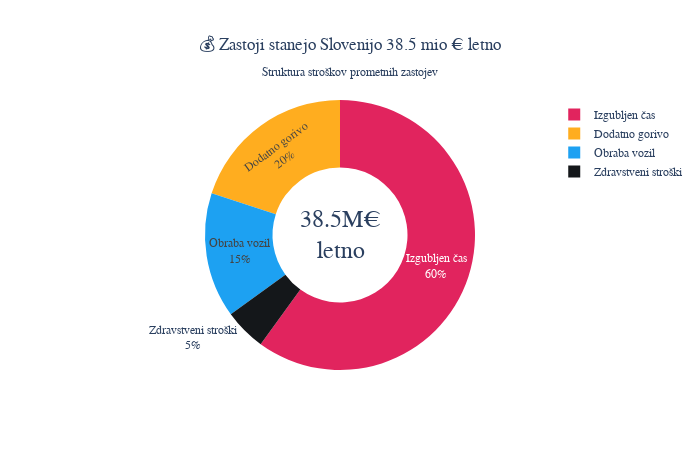

Write notebook code for a chart like this one.
### Markdown cell above
## 6. Ekonomski vpliv 💶

### Code cell
# Ekonomski vpliv - TWITTER VIZUALIZACIJA 7
vrednost_casa = 15  # EUR/uro
povp_zastoj_na_nesreco = 780  # vozilo-ur
letne_nesrece = len(incident_df) / 5

letni_stroski = letne_nesrece * povp_zastoj_na_nesreco * vrednost_casa
stroski_na_voznika = letni_stroski / 500000  # približno toliko aktivnih voznikov

# Tortni diagram stroškov
kategorije = ['Izgubljen čas', 'Dodatno gorivo', 'Obraba vozil', 'Zdravstveni stroški']
vrednosti = [letni_stroski * 0.6, letni_stroski * 0.2, letni_stroski * 0.15, letni_stroski * 0.05]

fig = go.Figure(data=[go.Pie(
    labels=kategorije,
    values=vrednosti,
    hole=.5,
    marker_colors=[TWITTER_COLORS['danger'], TWITTER_COLORS['warning'], 
                  TWITTER_COLORS['primary'], TWITTER_COLORS['secondary']],
    textinfo='label+percent',
    textfont_size=12
)])

fig.update_layout(
    title={
        'text': f'💰 Zastoji stanejo Slovenijo {letni_stroski/1e6:.1f} mio € letno<br><sub>Struktura stroškov prometnih zastojev</sub>',
        'x': 0.5,
        'xanchor': 'center'
    },
    font=dict(family="Arial, sans-serif"),
    height=450,
    width=700,
    annotations=[dict(text=f'{letni_stroski/1e6:.1f}M€<br>letno', 
                     x=0.5, y=0.5, font_size=24, showarrow=False)]
)

fig.show()

print("\n📱 PRIMERNO ZA TWITTER: Ekonomski vpliv")
print("💬 Predlog besedila:")
print(f"\"Zastoji zaradi nesreč = {letni_stroski/1e6:.1f} milijonov € letno!")
print(f"To je {stroski_na_voznika:.0f}€ na voznika letno. Z boljšim ukrepanjem bi prihranili 30%.")
print("#EkonomskiVplivZastojev\"")

### Figure 1 — Plotly figure (JSON) as saved in the notebook; plotly's stock layout.template omitted (floating-point values rounded to 4 significant figures)
{"data": [{"hole": 0.5, "labels": ["Izgubljen čas", "Dodatno gorivo", "Obraba vozil", "Zdravstveni stroški"], "marker": {"colors": ["#E1245E", "#FFAD1F", "#1DA1F2", "#14171A"]}, "textfont": {"size": 12}, "textinfo": "label+percent", "type": "pie", "values": [23085972, 7695324, 5771493, 1923831]}], "layout": {"annotations": [{"font": {"size": 24}, "showarrow": false, "text": "38.5M€<br>letno", "x": 0.5, "y": 0.5}], "font": {"family": "Arial, sans-serif"}, "height": 450, "title": {"text": "💰 Zastoji stanejo Slovenijo 38.5 mio € letno<br><sub>Struktura stroškov prometnih zastojev</sub>", "x": 0.5, "xanchor": "center"}, "width": 700}}
